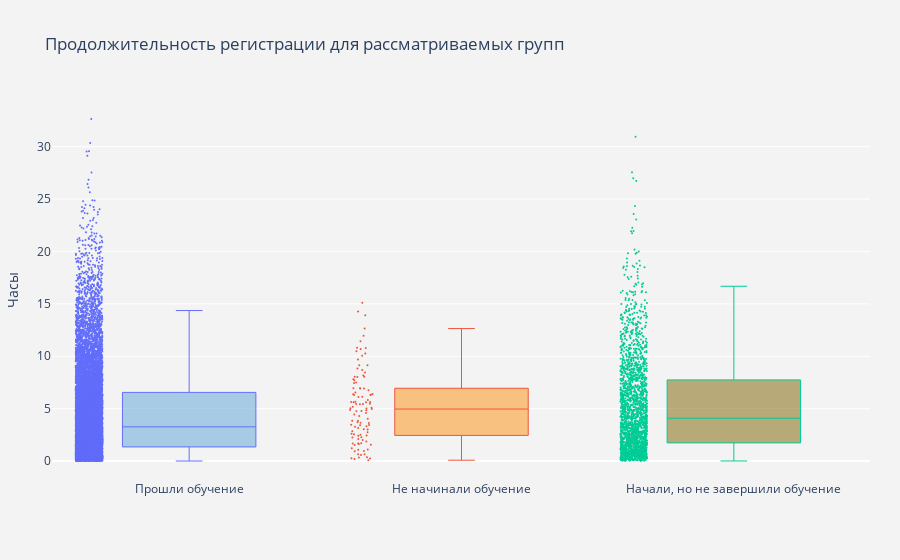

The cell this chart's notebook holds for it:
### Markdown cell above
Строим box plots каждого этапа для наших групп. Хотелось бы обратить внимание, что для корректного отображения данного вида графиков мы время перевели в минуты, часы, дни (в зависимости от длительности этапа) и они будут отображаться со знаками после запятой как обычные вещественные числа. Это может немного сбивать с толку (как 6,7 часа - непривычно), но общий смысл сохранится. На мой взгляд, именно данный вид графика позволяет более углубленно посмотреть на данные по продолжительности этапов.

### Code cell
x_data=['Прошли обучение', 'Не начинали обучение', 'Начали, но не завершили обучение']
y_data=[users_time_df1['registration_duration'], users_time_df2['registration_duration'], \
        users_time_df3['registration_duration']]

colors = ['rgba(93, 164, 214, 0.5)', 'rgba(255, 144, 14, 0.5)','rgba(127, 96, 0, 0.5)']
fig = go.Figure()

for xd, yd, cls in zip(x_data, y_data, colors):
        fig.add_trace(go.Box(
            y=yd,
            name=xd,
            boxpoints='all',
            jitter=0.2,
            whiskerwidth=0.2,
            fillcolor=cls,
            marker_size=2,
            line_width=1))
fig.update_layout(
    title='Продолжительность регистрации для рассматриваемых групп',
    yaxis=dict(
        title='Часы',
        autorange=True,
        showgrid=True,
        zeroline=True,
        dtick=5,
        gridcolor='rgb(255, 255, 255)',
        gridwidth=1,
        zerolinecolor='rgb(255, 255, 255)',
        zerolinewidth=2,),
    margin=dict(
        l=40,
        r=30,
        b=80,
        t=100,),
    paper_bgcolor='rgb(243, 243, 243)',
    plot_bgcolor='rgb(243, 243, 243)',
    showlegend=False)
fig.show()

### Figure 1 — Plotly figure (JSON) as saved in the notebook; plotly's stock layout.template omitted (floating-point values rounded to 4 significant figures; data arrays with more than 128 entries replaced by an {"elided": "..."} marker saying what was removed)
{"data": [{"boxpoints": "all", "fillcolor": "rgba(93, 164, 214, 0.5)", "jitter": 0.2, "line": {"width": 1}, "marker": {"size": 2}, "name": "Прошли обучение", "type": "box", "whiskerwidth": 0.2, "y": {"elided": "12531 float values"}}, {"boxpoints": "all", "fillcolor": "rgba(255, 144, 14, 0.5)", "jitter": 0.2, "line": {"width": 1}, "marker": {"size": 2}, "name": "Не начинали обучение", "type": "box", "whiskerwidth": 0.2, "y": {"elided": "9909 float values"}}, {"boxpoints": "all", "fillcolor": "rgba(127, 96, 0, 0.5)", "jitter": 0.2, "line": {"width": 1}, "marker": {"size": 2}, "name": "Начали, но не завершили обучение", "type": "box", "whiskerwidth": 0.2, "y": {"elided": "2020 float values"}}], "layout": {"margin": {"b": 80, "l": 40, "r": 30, "t": 100}, "paper_bgcolor": "rgb(243, 243, 243)", "plot_bgcolor": "rgb(243, 243, 243)", "showlegend": false, "title": {"text": "Продолжительность регистрации для рассматриваемых групп"}, "yaxis": {"autorange": true, "dtick": 5, "gridcolor": "rgb(255, 255, 255)", "gridwidth": 1, "showgrid": true, "title": {"text": "Часы"}, "zeroline": true, "zerolinecolor": "rgb(255, 255, 255)", "zerolinewidth": 2}}}
